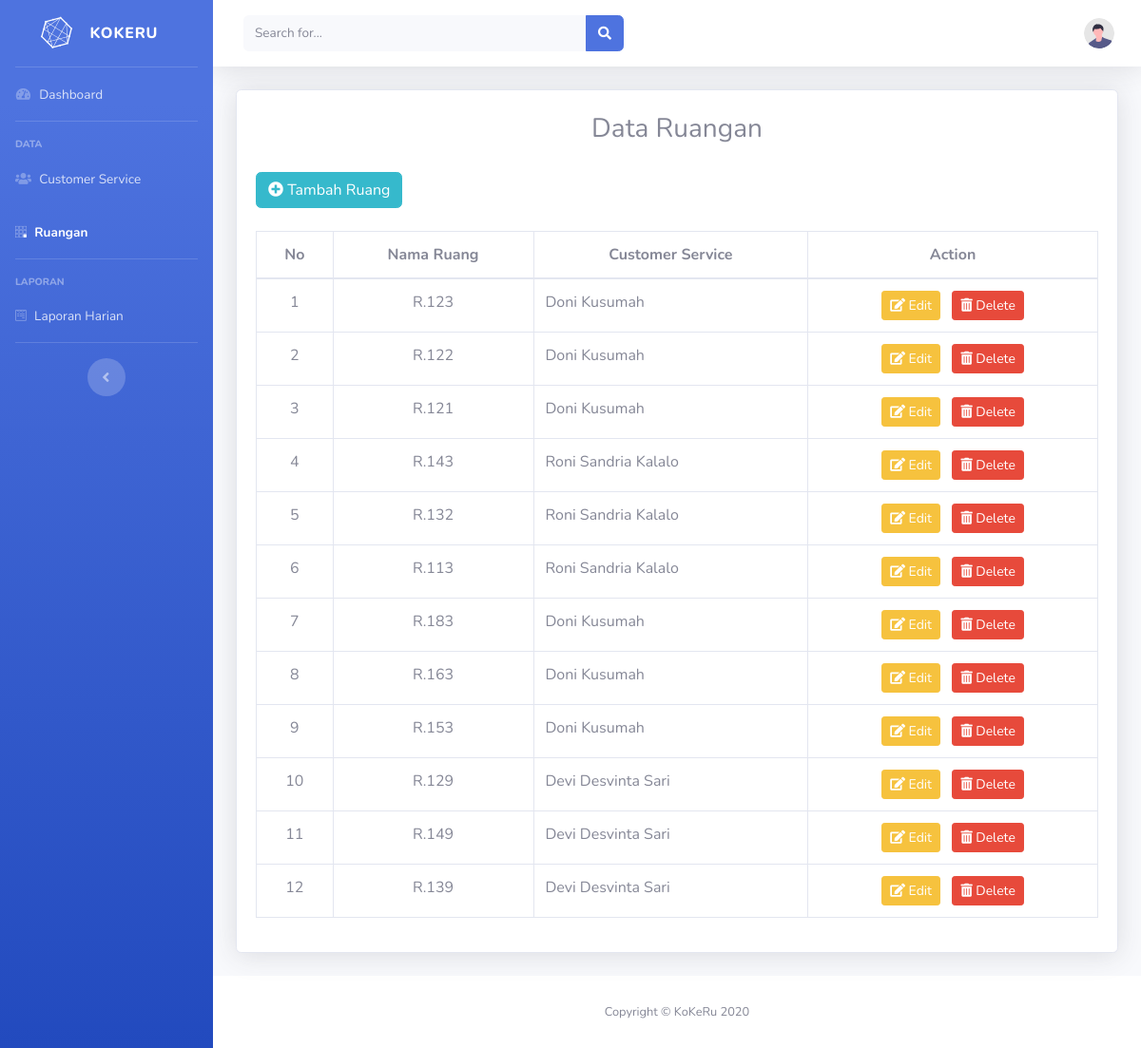
The app's page /manajer/data_ruang.php, older data.
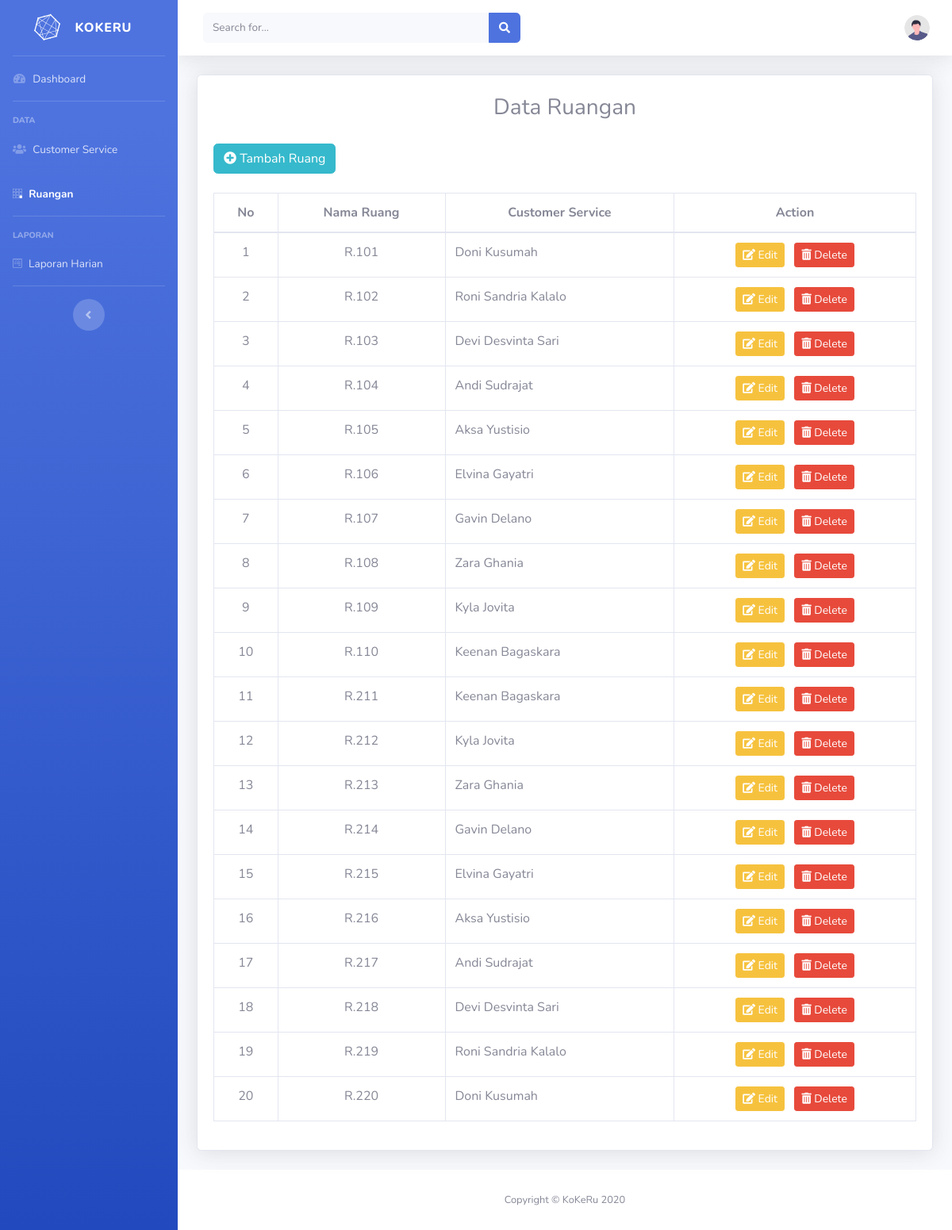
The same page, newer data.
### tables this page shows
CREATE TABLE `ruang` (
  `id_ruang` int(11) NOT NULL,
  `nama_ruang` varchar(50) NOT NULL,
  `id_cs` int(11) NOT NULL
);

CREATE TABLE `cs` (
  `id_cs` int(11) NOT NULL,
  `nama_cs` varchar(50) NOT NULL,
  `email` varchar(50) NOT NULL
);

### manajer/data_ruang.php (the view, shortened to what this page needs)
<?php include 'header.php'; ?>
      <li class="nav-item">
        <a class="nav-link" href="dashboard.php">
          <i class="fas fa-fw fa-tachometer-alt"></i>
          <span>Dashboard</span>
        </a>
      </li>
      <hr class="sidebar-divider">
      <div class="sidebar-heading">Data</div>
      <li class="nav-item">
        <a class="nav-link" href="data_cs.php">
          <i class="fas fa-users"></i>
          <span>Customer Service</span>
        </a>
      </li>
      <li class="nav-item active">
        <a class="nav-link" href="data_ruang.php">
          <i class="fab fa-buromobelexperte"></i>
          <span>Ruangan</span>
        </a>
      </li>
      <hr class="sidebar-divider">
      <div class="sidebar-heading">Laporan</div>
      <li class="nav-item">
        <a class="nav-link" href="laporan.php">
          <i class="fab fa-wpforms"></i>
          <span>Laporan Harian</span>
        </a>
      </li>
      <hr class="sidebar-divider d-none d-md-block">
      <div class="text-center d-none d-md-inline">
        <button class="rounded-circle border-0" id="sidebarToggle"></button>
      </div>
    </ul>
    <div id="content-wrapper" class="d-flex flex-column">
      <div id="content">
        <nav class="navbar navbar-expand navbar-light bg-white topbar mb-4 static-top shadow">
          <form class="d-none d-sm-inline-block form-inline mr-auto ml-md-3 my-2 my-md-0 mw-100 navbar-search">
            <div class="input-group">
              <input type="text" class="form-control bg-light border-0 small" placeholder="Search for..." aria-label="Search" aria-describedby="basic-addon2">
              <div class="input-group-append">
                <button class="btn btn-primary" type="button">
                  <i class="fas fa-search fa-sm"></i>
                </button>
              </div>
            </div>
          </form>
          <ul class="navbar-nav ml-auto">
            <li class="nav-item dropdown no-arrow">
              <a class="nav-link dropdown-toggle" href="#" id="userDropdown" role="button" data-toggle="dropdown" aria-haspopup="true" aria-expanded="false">
                <img class="img-profile rounded-circle" src="../assets2/img/undraw_profile.svg">
              </a>
            </li>
          </ul>
        </nav>
        <div class="container-fluid">
          <div class="card shadow mb-4">
            <br>
            <div class="col-12">
              <h3 class="row justify-content-center">Data Ruangan</h3>
            </div>
            <div class="card-body">
              <div class="table-responsive">
                <table class="table table-bordered" id="dataTable" width="100%" cellspacing="0">
                  <a class="btn btn-info" href="add_ruang.php"><i class="fas fa-plus-circle"></i> Tambah Ruang</a> <br><br>
                  <thead class="text-center">
                    <tr>
                      <th>No</th>
                      <th>Nama Ruang</th>
                      <th>Customer Service</th>
                      <th>Action</th>
                    </tr>
                  </thead>
                  <tbody>
                    <?php
                      $query = "SELECT r.id_ruang as id_ruang, r.nama_ruang AS nama_ruang, cs.nama_cs AS nama_cs FROM ruang r JOIN cs ON r.id_cs = cs.id_cs ORDER BY id_ruang";
                      $result = $db->query($query);
                      $i = 1;
                      while ($row = $result->fetch_object()) {
                        echo '<tr>';
                        echo '<td class="text-center">'.$i.'</td>';
                        echo '<td class="text-center">'.$row->nama_ruang.'</td>';
                        echo '<td>'.$row->nama_cs.'</td>';
                        echo '<td class="text-center">
                                <a class="btn btn-warning btn-sm" href="edit_ruang.php?id='.$row->id_ruang.'"><i class="fas fa-edit"></i> Edit</a>&nbsp;&nbsp;
                                <a class="btn btn-danger btn-sm" href="delete_ruang.php?id='.$row->id_ruang.'"><i class="fas fa-trash-alt"></i> Delete</a>
                              </td>';
                        echo '</tr>';
                        $i++;
                      }
                      echo '</tbody>';
                      echo '</table>';
                    ?>
              </div>
            </div>
          </div>
        </div>
<?php include 'footer.php'; ?>

### manajer/header.php (shortened to what this page needs)
<!DOCTYPE html>
<html lang="en">
<head>
  <link href="../assets2/vendor/fontawesome-free/css/all.min.css" rel="stylesheet" type="text/css">
  <link href="../assets2/css/sb-admin-2.min.css" rel="stylesheet">
</head>
<body id="page-top">
  <div id="wrapper">
    <ul class="navbar-nav bg-gradient-primary sidebar sidebar-dark accordion" id="accordionSidebar">
      <a class="sidebar-brand d-flex align-items-center justify-content-center" href="#">
        <div class="sidebar-brand-icon rotate-n-15">
          <i class="fab fa-connectdevelop"></i>
        </div>
        <div class="sidebar-brand-text mx-3">KoKeRu</div>
      </a>
      <hr class="sidebar-divider my-0">

### manajer/footer.php (shortened to what this page needs)
      <footer class="sticky-footer bg-white">
        <div class="container my-auto">
          <div class="copyright text-center my-auto">
            <span>Copyright &copy; KoKeRu 2020</span>
          </div>
        </div>
      </footer>
    </div>
  </div>
</body>
</html>

Row changes from the older to the newer data that the page shows:
changed ruang (number 1 of 20 on the later page): nama_ruang "R.123" → "R.101"
changed ruang (number 2 of 20 on the later page): nama_ruang "R.122" → "R.102"; id_cs.nama_cs "Doni Kusumah" → "Roni Sandria Kalalo"
changed ruang (number 3 of 20 on the later page): nama_ruang "R.121" → "R.103"; id_cs.nama_cs "Doni Kusumah" → "Devi Desvinta Sari"
changed ruang (number 4 of 20 on the later page): nama_ruang "R.143" → "R.104"; id_cs.nama_cs "Roni Sandria Kalalo" → "Andi Sudrajat"
changed ruang (number 5 of 20 on the later page): nama_ruang "R.132" → "R.105"; id_cs.nama_cs "Roni Sandria Kalalo" → "Aksa Yustisio"
changed ruang (number 6 of 20 on the later page): nama_ruang "R.113" → "R.106"; id_cs.nama_cs "Roni Sandria Kalalo" → "Elvina Gayatri"
changed ruang (number 7 of 20 on the later page): nama_ruang "R.183" → "R.107"; id_cs.nama_cs "Doni Kusumah" → "Gavin Delano"
changed ruang (number 8 of 20 on the later page): nama_ruang "R.163" → "R.108"; id_cs.nama_cs "Doni Kusumah" → "Zara Ghania"
changed ruang (number 9 of 20 on the later page): nama_ruang "R.153" → "R.109"; id_cs.nama_cs "Doni Kusumah" → "Kyla Jovita"
changed ruang (number 10 of 20 on the later page): nama_ruang "R.129" → "R.110"; id_cs.nama_cs "Devi Desvinta Sari" → "Keenan Bagaskara"
changed ruang (number 11 of 20 on the later page): nama_ruang "R.149" → "R.211"; id_cs.nama_cs "Devi Desvinta Sari" → "Keenan Bagaskara"
changed ruang (number 12 of 20 on the later page): nama_ruang "R.139" → "R.212"; id_cs.nama_cs "Devi Desvinta Sari" → "Kyla Jovita"
added ruang: nama_ruang "R.213", id_cs.nama_cs "Zara Ghania"
added ruang: nama_ruang "R.214", id_cs.nama_cs "Gavin Delano"
added ruang: nama_ruang "R.215", id_cs.nama_cs "Elvina Gayatri"
added ruang: nama_ruang "R.216", id_cs.nama_cs "Aksa Yustisio"
added ruang: nama_ruang "R.217", id_cs.nama_cs "Andi Sudrajat"
added ruang: nama_ruang "R.218", id_cs.nama_cs "Devi Desvinta Sari"
added ruang: nama_ruang "R.219", id_cs.nama_cs "Roni Sandria Kalalo"
added ruang: nama_ruang "R.220", id_cs.nama_cs "Doni Kusumah"
